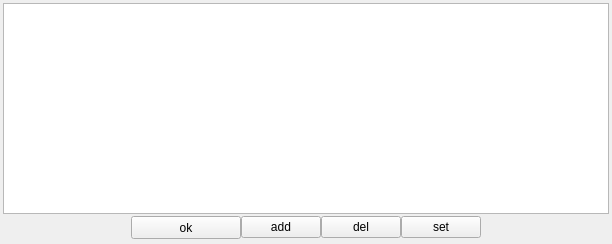
<?xml version="1.0" encoding="UTF-8"?>
<ui version="4.0">
 <class>AngKDeviceInfoTable</class>
 <widget class="QWidget" name="AngKDeviceInfoTable">
  <property name="geometry">
   <rect>
    <x>0</x>
    <y>0</y>
    <width>612</width>
    <height>244</height>
   </rect>
  </property>
  <property name="windowTitle">
   <string>AngKDeviceInfoTable</string>
  </property>
  <layout class="QHBoxLayout" name="horizontalLayout">
   <property name="spacing">
    <number>0</number>
   </property>
   <property name="leftMargin">
    <number>0</number>
   </property>
   <property name="topMargin">
    <number>0</number>
   </property>
   <property name="rightMargin">
    <number>0</number>
   </property>
   <property name="bottomMargin">
    <number>0</number>
   </property>
   <item>
    <widget class="QWidget" name="backgroundWidget" native="true">
     <layout class="QVBoxLayout" name="verticalLayout">
      <property name="spacing">
       <number>0</number>
      </property>
      <property name="leftMargin">
       <number>3</number>
      </property>
      <property name="topMargin">
       <number>3</number>
      </property>
      <property name="rightMargin">
       <number>3</number>
      </property>
      <property name="bottomMargin">
       <number>3</number>
      </property>
      <item>
       <widget class="AngKTableView" name="DeviceView"/>
      </item>
      <item>
       <widget class="QWidget" name="widget" native="true">
        <layout class="QHBoxLayout" name="horizontalLayout_2">
         <property name="spacing">
          <number>0</number>
         </property>
         <property name="leftMargin">
          <number>0</number>
         </property>
         <property name="topMargin">
          <number>2</number>
         </property>
         <property name="rightMargin">
          <number>0</number>
         </property>
         <property name="bottomMargin">
          <number>2</number>
         </property>
         <item>
          <spacer name="horizontalSpacer">
           <property name="orientation">
            <enum>Qt::Horizontal</enum>
           </property>
           <property name="sizeHint" stdset="0">
            <size>
             <width>262</width>
             <height>20</height>
            </size>
           </property>
          </spacer>
         </item>
         <item>
          <widget class="QPushButton" name="okButton">
           <property name="minimumSize">
            <size>
             <width>110</width>
             <height>23</height>
            </size>
           </property>
           <property name="maximumSize">
            <size>
             <width>110</width>
             <height>23</height>
            </size>
           </property>
           <property name="text">
            <string>ok</string>
           </property>
          </widget>
         </item>
         <item>
          <widget class="QPushButton" name="addButton">
           <property name="text">
            <string>add</string>
           </property>
          </widget>
         </item>
         <item>
          <widget class="QPushButton" name="delButton">
           <property name="text">
            <string>del</string>
           </property>
          </widget>
         </item>
         <item>
          <widget class="QPushButton" name="setButton">
           <property name="text">
            <string>set</string>
           </property>
          </widget>
         </item>
         <item>
          <spacer name="horizontalSpacer_2">
           <property name="orientation">
            <enum>Qt::Horizontal</enum>
           </property>
           <property name="sizeHint" stdset="0">
            <size>
             <width>262</width>
             <height>20</height>
            </size>
           </property>
          </spacer>
         </item>
        </layout>
       </widget>
      </item>
     </layout>
    </widget>
   </item>
  </layout>
 </widget>
 <layoutdefault spacing="6" margin="11"/>
 <customwidgets>
  <customwidget>
   <class>AngKTableView</class>
   <extends>QTableView</extends>
   <header>angktableview.h</header>
  </customwidget>
 </customwidgets>
 <resources/>
 <connections/>
</ui>
